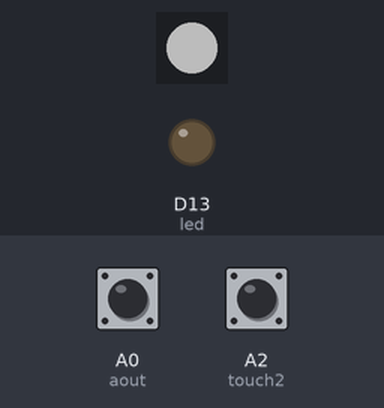
The program below on a simulated CircuitPython board. On the bench: 1 RGB LEDs in strip order, left to right, output pins drawn as LEDs (lit = HIGH). Inputs (shaded band) come from the test bench; at power-on: A0 (aout) LOW, A2 (touch2) LOW. Dim RGB values are drawn brighter than linear; USB keyboard and mouse output is not drawn; touch pads read as touched when driven HIGH.

Above: at 1.2 s.
1.3 s: A0 (aout) pulled HIGH for 1 s
At 3.4 s:
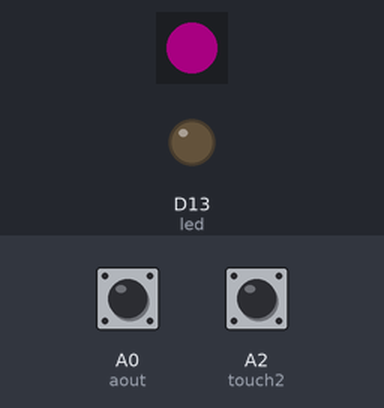
3.8 s: A2 (touch2) pulled HIGH for 3.2 s
At 8.2 s:
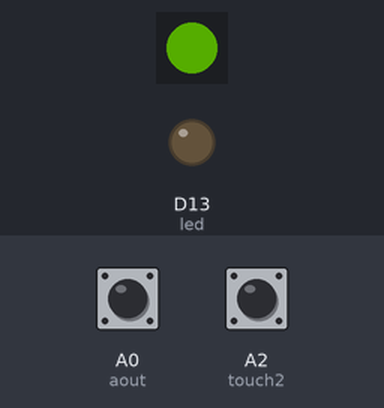
8.5 s: A0 (aout) pulled HIGH for 0.15 s
At 9.8 s:
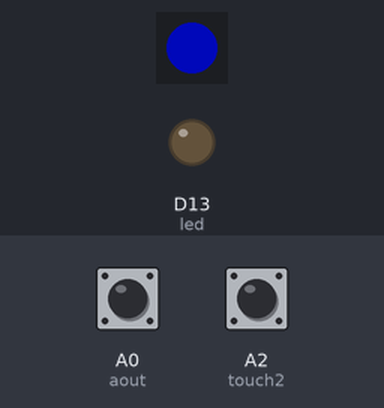
10.1 s: A2 (touch2) pulled HIGH for 0.15 s
At 11.2 s:
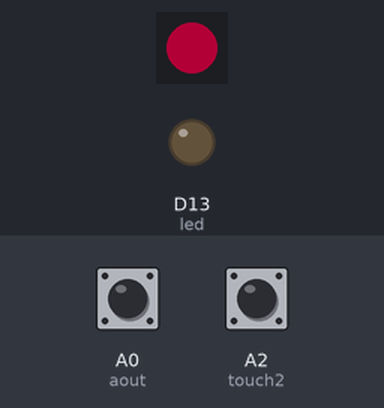
11.7 s: A2 (touch2) pulled HIGH for 0.15 s
At 11.79 s:
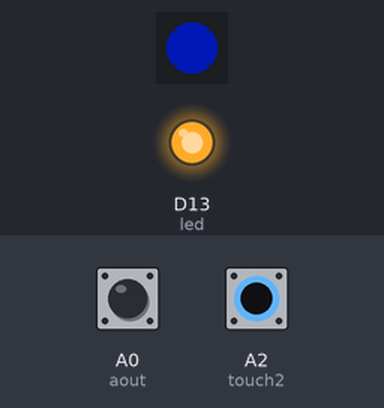
13.3 s: A2 (touch2) pulled HIGH for 0.15 s
At 14.9 s:
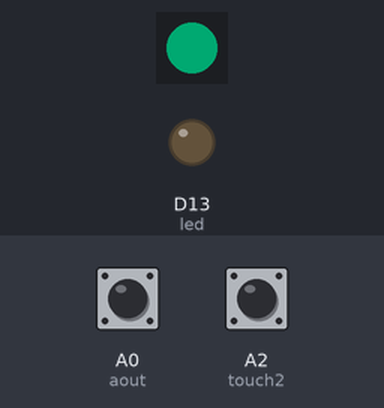
Timing chart, 0 to 15.9 s (numbered marks = the images above; inputs shaded):
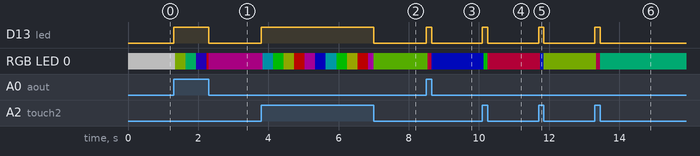

The program:

main.py
```python
# Gemma IO demo
# Welcome to CircuitPython 2.2.4 :)

from adafruit_hid.keyboard import Keyboard
from adafruit_hid.keycode import Keycode
from digitalio import DigitalInOut, Direction, Pull
from analogio import AnalogIn, AnalogOut
from touchio import TouchIn
import adafruit_dotstar as dotstar
import microcontroller
import board
import time

# One pixel connected internally!
dot = dotstar.DotStar(board.APA102_SCK, board.APA102_MOSI, 1, brightness=0.3)

# Built in red LED
led = DigitalInOut(board.D13)
led.direction = Direction.OUTPUT

# Analog output on A0
aout = TouchIn(board.A0)

# Analog input on A1
analog1in = AnalogIn(board.A1)

# Capacitive touch on A2
touch2 = TouchIn(board.A2)

# Used if we do HID output, see below
kbd = Keyboard()

######################### HELPERS ##############################

# Helper to convert analog input to voltage
def getVoltage(pin):
    return (pin.value * 3.3) / 65536

# Helper to give us a nice color swirl
def wheel(pos):
    # Input a value 0 to 255 to get a color value.
    # The colours are a transition r - g - b - back to r.
    if (pos < 0):
        return [0, 0, 0]
    if (pos > 255):
        return [0, 0, 0]
    if (pos < 85):
        return [int(pos * 3), int(255 - (pos*3)), 0]
    elif (pos < 170):
        pos -= 85
        return [int(255 - pos*3), 0, int(pos*3)]
    else:
        pos -= 170
        return [0, int(pos*3), int(255 - pos*3)]

######################### MAIN LOOP ##############################

i = 0

dot[0] = [255,255,255]
dot.show()
while True:
  # spin internal LED around!
#  dot[0] = wheel(i)
#  dot.show()

  # set analog output to 0-3.3V (0-65535 in increments)
#  aout.value = i * 256

  # once every 256 ticks, so it doesnt rush by!
  # if i == 0:
      # Read analog voltage on A1
      # print("A1: %0.2f" % getVoltage(analog1in))
      # Print the temperature
      # print("Temp: %0.1f" % microcontroller.cpu.temperature)

  # use A2 as capacitive touch to turn on internal LED
  if touch2.value or aout.value:
	if not wasPressed:
	    kbd.press(Keycode.A)
            kbd.release_all()

	dot[0]=wheel(i)
	dot.show()
	wasPressed = True
  else:
      wasPressed = False

  led.value = touch2.value or aout.value

  i = (i+1) % 256
```

Measured:
- after the input at 1.3 s, D13 (led): LOW → HIGH at once, → LOW 1.0 s later
- after the input at 3.8 s, D13 (led): LOW → HIGH at once, → LOW 3.2 s later; RGB LED 0: RGB(43, 0, 33) → RGB(0, 35, 41) at once, → RGB(0, 73, 2) 0.30 s later, → RGB(35, 41, 0) 0.30 s later, → RGB(73, 2, 0) 0.30 s later, … (12 changes in this stretch)
- after the input at 8.5 s, D13 (led): LOW → HIGH at once, → LOW 0.15 s later; RGB LED 0: RGB(25, 51, 0) → RGB(57, 0, 18) at once, → RGB(0, 3, 72) 0.11 s later
- after the input at 10.1 s, D13 (led): LOW → HIGH at once, → LOW 0.15 s later; RGB LED 0: RGB(0, 3, 72) → RGB(0, 72, 3) at once, → RGB(58, 0, 18) 0.11 s later
- after the input at 11.7 s, D13 (led): LOW → HIGH at once, → LOW 0.15 s later; RGB LED 0: RGB(58, 0, 18) → RGB(0, 9, 66) at once, → RGB(31, 45, 0) 0.11 s later
- after the input at 13.3 s, D13 (led): LOW → HIGH at once, → LOW 0.15 s later; RGB LED 0: RGB(31, 45, 0) → RGB(53, 0, 23) at once, → RGB(0, 45, 30) 0.11 s later
